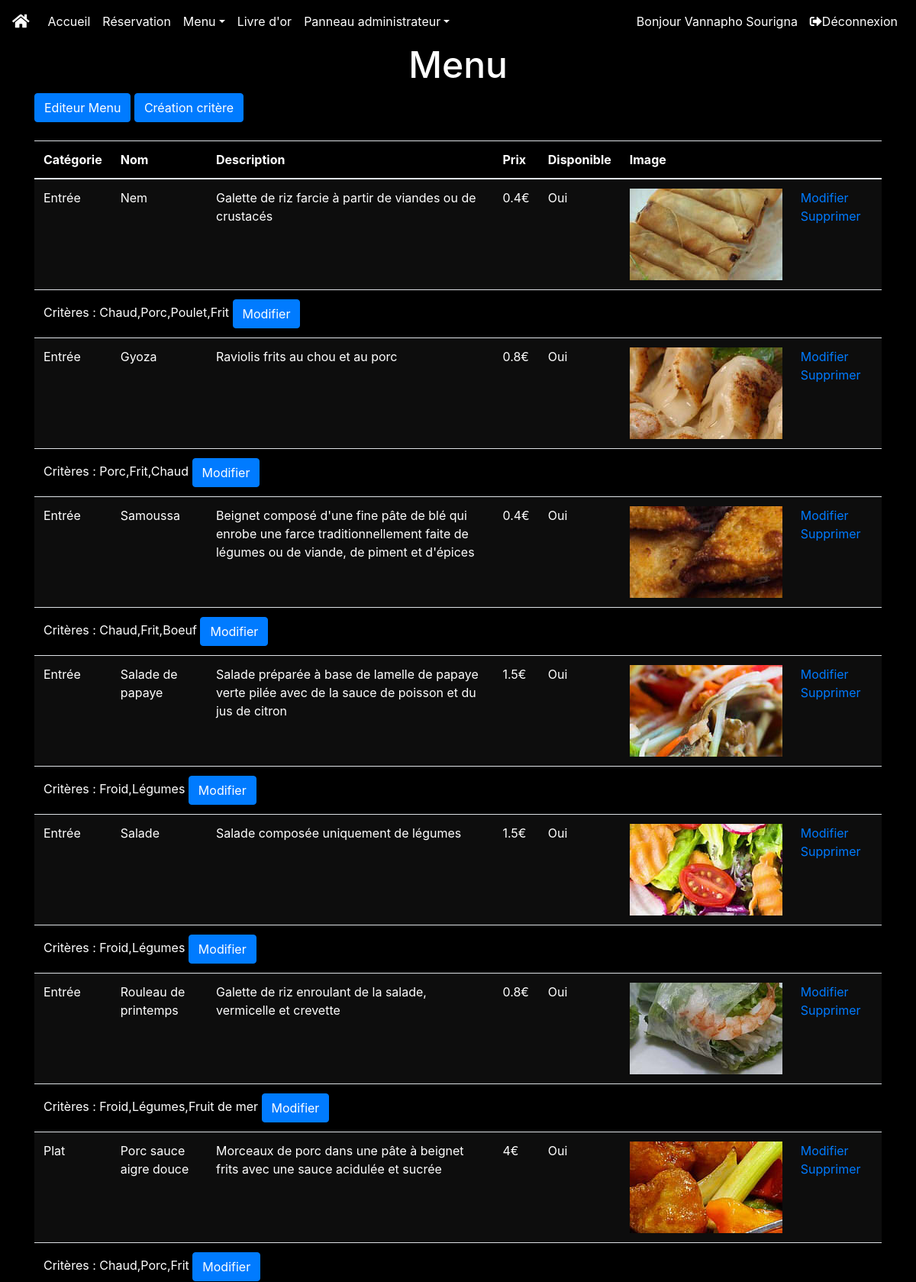
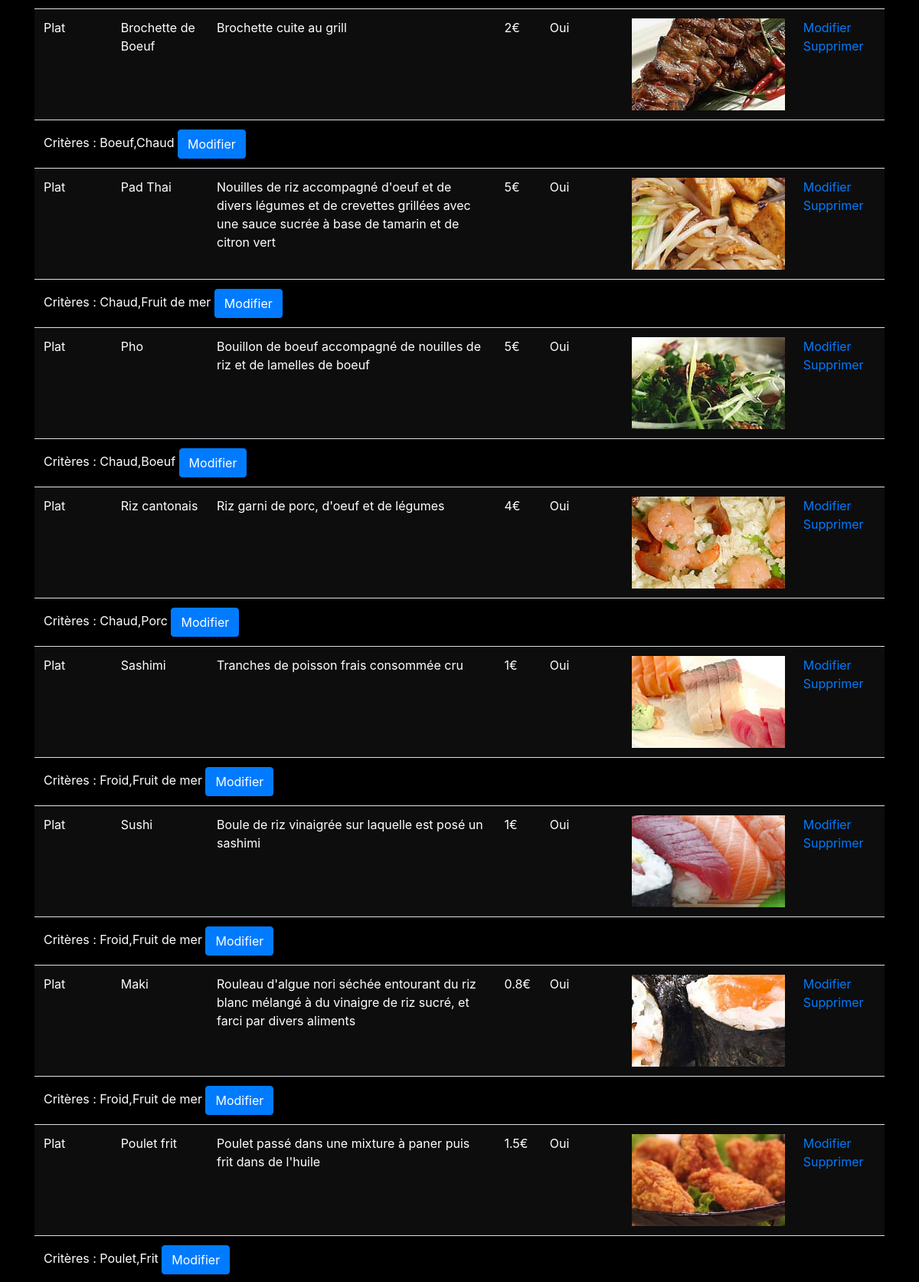
Page /index.php?action=admin_menu (signed in, upper part) on the committed database (2 pictures, top to bottom).
### tables this page shows
CREATE TABLE IF NOT EXISTS `dishes` (
  `id` int(11) NOT NULL AUTO_INCREMENT,
  `name` varchar(255) NOT NULL,
  `description` varchar(255) NOT NULL,
  `price` float NOT NULL,
  `category` int(11) NOT NULL,
  `available` tinyint(1) NOT NULL,
  `img_link` varchar(255) NOT NULL,
  PRIMARY KEY (`id`)
);

### controller/controller.php (called while the page is built, shortened)
<?php
class Controller{
	function adminMenu($id){
		$menuManager = new MenuManager();
		$menuDisplay = $menuManager->adminMenu();
		require('view/admin_menu.php');
	}
}

### model/Sourigna/MenuManager.php (called while the page is built, shortened)
<?php
class MenuManager extends Manager{
	function adminMenu(){
		$bdd = $this->databaseConnect();
		$req = $bdd->query('SELECT d.id,d.name,d.description,d.price,d.category,d.available,d.img_link, GROUP_CONCAT(c.libelle) AS libelleGrp
			FROM dishes d
			LEFT JOIN dish_criteria dc ON d.id=dc.dish_id
			LEFT JOIN criteria c ON dc.criteria_id=c.id
			GROUP BY d.id
			ORDER BY category ASC');
		return $req;
	}
}

### view/admin_menu.php (the view, shortened to what this page needs)
<h1>Menu</h1>
<div class="container">
	<a class="btn btn-primary" data-toggle="collapse" data-target="#collapseMenuEdit" role="button" aria-expanded="false" aria-controls="collapseBlog">
    Editeur Menu
	</a>
	<a class="btn btn-primary" data-toggle="collapse" data-target="#newCriteria" role="button" aria-expanded="false" aria-controls="collapseBlog">
    Création critère
	</a>
	<br/>
  	<br/>
	<table class="table table-striped">
		<thead>
			<tr>
				<th scope="col">Catégorie</th>
				<th scope="col">Nom</th>
				<th scope="col">Description</th>
				<th scope="col">Prix</th>
				<th scope="col">Disponible</th>
				<th scope="col">Image</th>
				<th scope="col"></th>
			</tr>
		</thead>
		<tbody>
		<?php
		while ($data = $menuDisplay->fetch()){
			$dishCategory = $data['category'];
		?>
			<tr>
				<td scope="row">
					<?php
					switch($dishCategory){
					case 1:
						echo ('Entrée');
						break;
					case 2:
						echo ('Plat');
						break;
					case 3:
						echo ('Dessert');
						break;
					case 4:
						echo ('Boisson');
						break;
					}?></td>
				<td><?= $data['name']?></td>
				<td><?= $data['description']?></td>
				<td><?= $data['price']?>€</td>
				<td><?php if($data['available']==1): echo('Oui');else: echo('Non');endif;?></td>
				<td><img src="<?= $data['img_link']?>"></td>
				<td>
					<a href="index.php?action=admin_menu&id=<?=$data['id']?>&edit=menu">Modifier</a>
					<a id="<?=$data['id']?>" href="#" onclick="deleteMenuConfirm(<?=$data['id']?>)">	Supprimer</a>
				</td>
			</tr>
			<tr>
				<td colspan="10" scope="row">
					Critères :
					<?php
					if ($data['libelleGrp']):
						echo $data['libelleGrp'];
					else:
						echo ('Aucun');
					endif;
					?>
					<a href="index.php?action=admin_menu&id=<?=$data['id']?>&edit=criteria"><button class="btn btn-primary"> Modifier</button></a>
				</td>
			</tr>
		<?php
		}
		?>
		</tbody>
	</table>
</div>
<?php require('template.php'); ?>

### public/css/style.css (style rules this page uses)
body, html { height:100vh; }
body { background-color:rgba(0,0,0,1); color:white; }
h1 { font-size:3em; text-align:center; }
.table-striped tbody tr:nth-of-type(2n+1) { background-color:rgba(255,255,255,0.05); }
.table { color:white; }

### rows in the picture
dishes: category "Entrée", name "Nem", description "Galette de riz farcie à partir de viandes ou de crustacés", price "0.4", available "Oui", img_link (picture), libelleGrp "Chaud,Porc,Poulet,Frit"
dishes: category "Entrée", name "Gyoza", description "Raviolis frits au chou et au porc", price "0.8", available "Oui", img_link (picture), libelleGrp "Porc,Frit,Chaud"
dishes: category "Entrée", name "Samoussa", description "Beignet composé d'une fine pâte de blé qui enrobe une farce traditionnellement faite de légumes ou de viande, de piment et d'épices", price "0.4", available "Oui", img_link (picture), libelleGrp "Chaud,Frit,Boeuf"
dishes: category "Entrée", name "Salade de papaye", description "Salade préparée à base de lamelle de papaye verte pilée avec de la sauce de poisson et du jus de citron", price "1.5", available "Oui", img_link (picture), libelleGrp "Froid,Légumes"
dishes: category "Entrée", name "Salade", description "Salade composée uniquement de légumes", price "1.5", available "Oui", img_link (picture), libelleGrp "Froid,Légumes"
dishes: category "Entrée", name "Rouleau de printemps", description "Galette de riz enroulant de la salade, vermicelle et crevette", price "0.8", available "Oui", img_link (picture), libelleGrp "Froid,Légumes,Fruit de mer"
dishes: category "Plat", name "Porc sauce aigre douce", description "Morceaux de porc dans une pâte à beignet frits avec une sauce acidulée et sucrée", price "4", available "Oui", img_link (picture), libelleGrp "Chaud,Porc,Frit"
dishes: category "Plat", name "Brochette de Boeuf", description "Brochette cuite au grill", price "2", available "Oui", img_link (picture), libelleGrp "Boeuf,Chaud"
dishes: category "Plat", name "Pad Thai", description "Nouilles de riz accompagné d'oeuf et de divers légumes et de crevettes grillées avec une sauce sucrée à base de tamarin et de citron vert", price "5", available "Oui", img_link (picture), libelleGrp "Chaud,Fruit de mer"
dishes: category "Plat", name "Pho", description "Bouillon de boeuf accompagné de nouilles de riz et de lamelles de boeuf", price "5", available "Oui", img_link (picture), libelleGrp "Chaud,Boeuf"
dishes: category "Plat", name "Riz cantonais", description "Riz garni de porc, d'oeuf et de légumes", price "4", available "Oui", img_link (picture), libelleGrp "Chaud,Porc"
dishes: category "Plat", name "Sashimi", description "Tranches de poisson frais consommée cru", price "1", available "Oui", img_link (picture), libelleGrp "Froid,Fruit de mer"
dishes: category "Plat", name "Sushi", description "Boule de riz vinaigrée sur laquelle est posé un sashimi", price "1", available "Oui", img_link (picture), libelleGrp "Froid,Fruit de mer"
dishes: category "Plat", name "Maki", description "Rouleau d'algue nori séchée entourant du riz blanc mélangé à du vinaigre de riz sucré, et farci par divers aliments", price "0.8", available "Oui", img_link (picture), libelleGrp "Froid,Fruit de mer"
dishes: category "Plat", name "Poulet frit", description "Poulet passé dans une mixture à paner puis frit dans de l'huile", price "1.5", available "Oui", img_link (picture), libelleGrp "Poulet,Frit"
